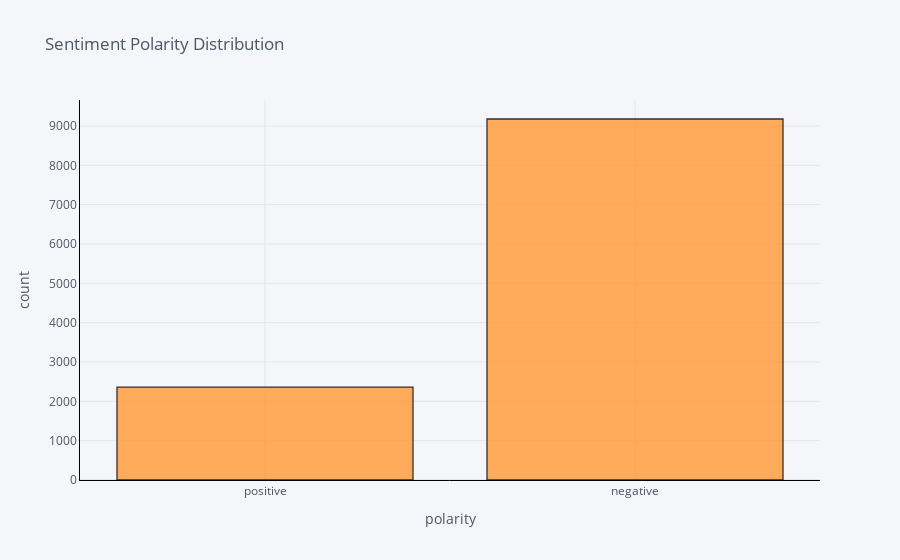

The notebook cell saved with this chart:
### Code cell
configure_plotly_browser_state()
tweets_cleaned['sentiments'].iplot(kind='hist', bins=20, xTitle='polarity', linecolor='black', yTitle='count', title='Sentiment Polarity Distribution')

### Figure 1 — Plotly figure (JSON) as saved in the notebook; plotly's stock layout.template omitted (floating-point values rounded to 4 significant figures; data arrays with more than 128 entries replaced by an {"elided": "..."} marker saying what was removed)
{"data": [{"opacity": 0.8, "name": "sentiments", "histnorm": "", "nbinsx": 20, "histfunc": "count", "marker": {"color": "rgba(255, 153, 51, 1.0)", "line": {"color": "#000000", "width": 1.3}}, "x": {"elided": "11541 str values"}, "type": "histogram", "orientation": "v"}], "layout": {"xaxis": {"tickfont": {"color": "#4D5663"}, "title": {"text": "polarity", "font": {"color": "#4D5663"}}, "showgrid": true, "zerolinecolor": "#E1E5ED", "gridcolor": "#E1E5ED", "linecolor": "black"}, "title": {"text": "Sentiment Polarity Distribution", "font": {"color": "#4D5663"}}, "paper_bgcolor": "#F5F6F9", "plot_bgcolor": "#F5F6F9", "yaxis": {"tickfont": {"color": "#4D5663"}, "title": {"text": "count", "font": {"color": "#4D5663"}}, "showgrid": true, "zerolinecolor": "#E1E5ED", "gridcolor": "#E1E5ED", "linecolor": "black"}, "barmode": "overlay", "legend": {"bgcolor": "#F5F6F9", "font": {"color": "#4D5663"}}}}
